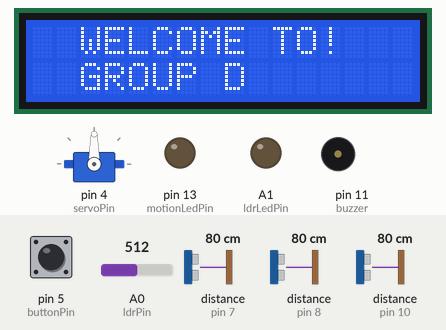
Bench run of a sketch on a simulated Arduino Uno, built with avr-gcc and run on an emulated ATmega328P. Shown: servo, 16×2 character LCD, output pins drawn as LEDs (lit = HIGH), buzzer (waves = sounding). Wiring (inferred from the names in the program): 3 × ultrasonic range finder: trigger pin 6, echo pin 7 / trigger pin 9, echo pin 8 / trigger pin 12, echo pin 10. Inputs (shaded band) come from the test bench; at power-on: distance to the obstacle (sensors on pin 7, pin 10, pin 8) 80 cm, A0 (ldrPin) = 512, pin 5 (buttonPin) HIGH. The echo pulse lasts 58.3 µs per cm; the modem accepts every AT command (registered, SIM ready, sends succeed) and sends nothing else; pins used as bus, display or sensor lines are not drawn; what the sketch prints to the serial monitor is not drawn.

Above: at 4.2 s.
At 10.3 s:
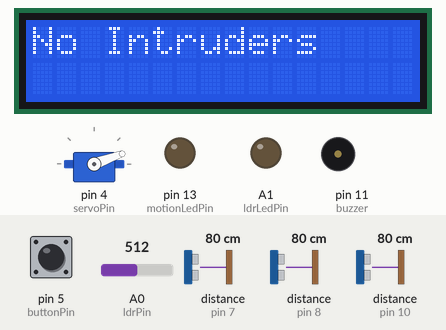
10.4 s: distance to the obstacle (sensor on pin 7) set to 8 cm
11.9 s: distance to the obstacle (sensor on pin 7) set to 5 cm
At 13.6 s:
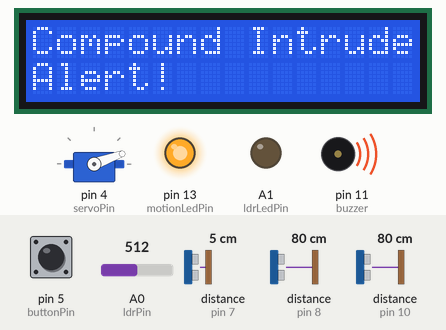
15.2 s: distance to the obstacle (sensor on pin 10) set to 2 cm
At 17.9 s:
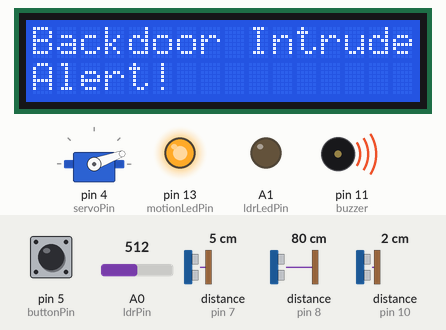
18.5 s: A0 (ldrPin) set to 314
21.8 s: A0 (ldrPin) set to 286
At 24.5 s:
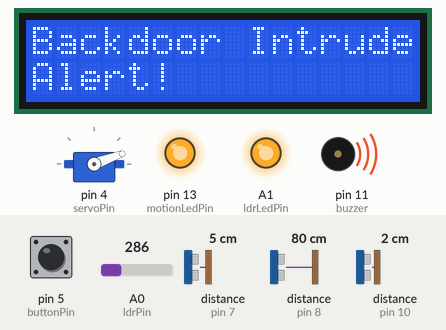
24.8 s: pin 5 (buttonPin) pulled LOW for 1 s
At 28.3 s:
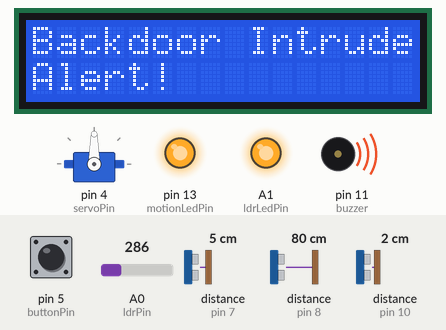
Timing chart, 0 to 29.8 s (numbered marks = the images above; inputs shaded):
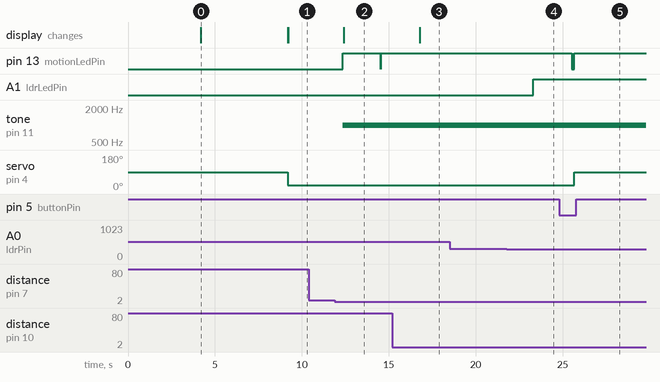

The sketch:

final_productS.ino
```cpp
#include <SoftwareSerial.h>
#include <Servo.h>
#include <LiquidCrystal_I2C.h>

// Create software serial object to communicate with SIM800L
SoftwareSerial mySerial(3, 2); // SIM800L Tx & Rx is connected to Arduino #3 & #2

// Define pin constants
const int motionLedPin = 13;   // LED for motion detection
const int inputPin = 8;        // PIR sensor
const int ldrLedPin = A1;      // LED for LDR
const int ldrPin = A0;         // LDR sensor
const int buttonPin = 5;       // Pushbutton pin
const int servoPin = 4;        // Servo pin
const int buzzer = 11;         // Buzzer pin
const int trigPin1 = 12;       // Ultrasonic sensor 1 trig pin
const int echoPin1 = 10;       // Ultrasonic sensor 1 echo pin
const int trigPin2 = 6;        // Ultrasonic sensor 2 trig pin
const int echoPin2 = 7;        // Ultrasonic sensor 2 echo pin
const int trigPin3 = 9;        // Ultrasonic sensor 3 trig pin
const int echoPin3 = 8;        // Ultrasonic sensor 3 echo pin

// Initialize variables
int pirState = LOW;            // Start assuming no motion detected
int val = 0;                   // Variable for reading PIR sensor status
int ldrStatus = 0;             // Variable for reading LDR sensor status
int counter = 0;               // Counter for button presses
long duration1, duration2, duration3;
int distance1, distance2, distance3;
const int safetyDistance = 5;  // Safety distance in cm

Servo servo;                   // Create Servo object
LiquidCrystal_I2C lcd(0x27, 16, 2);  // Set the LCD address to 0x27 for a 16 chars and 2 line display

void setup() {
  // Initialize pins
  pinMode(motionLedPin, OUTPUT);  // Declare motion detection LED as output
  pinMode(inputPin, INPUT);       // Declare PIR sensor as input
  pinMode(ldrLedPin, OUTPUT);     // Declare LDR LED as output
  pinMode(ldrPin, INPUT);         // Declare LDR sensor as input
  pinMode(buttonPin, INPUT);      // Declare button as input
  pinMode(buzzer, OUTPUT);        // Declare buzzer as output
  pinMode(trigPin1, OUTPUT);      // Declare ultrasonic sensor 1 trig pin as output
  pinMode(echoPin1, INPUT);       // Declare ultrasonic sensor 1 echo pin as input
  pinMode(trigPin2, OUTPUT);      // Declare ultrasonic sensor 2 trig pin as output
  pinMode(echoPin2, INPUT);       // Declare ultrasonic sensor 2 echo pin as input
  pinMode(trigPin3, OUTPUT);      // Declare ultrasonic sensor 3 trig pin as output
  pinMode(echoPin3, INPUT);       // Declare ultrasonic sensor 3 echo pin as input

  // Attach the servo
  servo.attach(servoPin);

  // Begin serial communication with Arduino and Arduino IDE (Serial Monitor)
  Serial.begin(9600);

  // Begin serial communication with Arduino and SIM800L
  mySerial.begin(9600);

  Serial.println("Initializing...");
  delay(1000);

  // Handshake with SIM800L
  mySerial.println("AT"); // Once the handshake test is successful, it will return OK
  updateSerial();

  // Configure SIM800L in TEXT mode
  mySerial.println("AT+CMGF=1");
  updateSerial();

  // Configure how newly arrived SMS messages should be handled
  mySerial.println("AT+CNMI=1,2,0,0,0");
  updateSerial();

  // Send an initial SMS
  sendSMS("+256741539324", "System initialized. Monitoring started.");

  // Initialize the LCD
  lcd.init();
  lcd.clear();
  lcd.backlight(); // Make sure backlight is on

  // Print a welcome message on the LCD
  lcd.setCursor(2, 0); // Set cursor to character 2 on line 0
  lcd.print("WELCOME TO!");
  lcd.setCursor(2, 1); // Move cursor to character 2 on line 1
  lcd.print("GROUP D");
  delay(5000); // Display the welcome message for 5 seconds
  lcd.clear(); // Clear the screen
}

void loop() {
  // Motion detection
  val = digitalRead(inputPin);  // Read input value from PIR sensor

  if (val == HIGH) {            // Check if the input is HIGH
    digitalWrite(motionLedPin, HIGH); // Turn motion detection LED ON

    if (pirState == LOW) {
      Serial.println("⚠️ Intruder Alert ⚠️ | ensubga019@gmail.com!"); // Print on output change
      pirState = HIGH;
      sendSMS("+256741539324", "⚠️ Intruder Alert ⚠️ | ensubga019@gmail.com!"); // Send SMS on motion detected
    }
  } else {
    digitalWrite(motionLedPin, LOW);  // Turn motion detection LED OFF

    if (pirState == HIGH) {
      Serial.println("Motion ended!");  // Print on output change
      pirState = LOW;
      sendSMS("+256741539324", "Motion ended!"); // Send SMS on motion ended
    }
  }

  // LDR sensor detection
  ldrStatus = analogRead(ldrPin); // Read LDR sensor value

  if (ldrStatus <= 300) { // Check if LDR sensor detects darkness
    digitalWrite(ldrLedPin, HIGH); // Turn LDR LED ON
    Serial.println("LDR is DARK, LED is ON");
  } else {
    digitalWrite(ldrLedPin, LOW); // Turn LDR LED OFF
    Serial.println("---------------");
  }

  // Servo control with pushbutton
  int buttonState = digitalRead(buttonPin); // Read button state

  if (buttonState == LOW) { // Button pressed
    counter++;
    delay(150); // Debounce delay
  }

  if (counter == 0)
    servo.write(20);  // Zero degrees
  else if (counter == 1)
    servo.write(90);  // 90 degrees
  else if (counter == 2)
    servo.write(150); // 150 degrees
  else if (counter == 3)
    servo.write(180); // 180 degrees
  else
    counter = 0; // Reset counter and servo position

  // Ultrasonic sensor distance measurement
  distance1 = measureDistance(trigPin1, echoPin1); // Measure distance for sensor 1 (Backdoor)
  distance2 = measureDistance(trigPin2, echoPin2); // Measure distance for sensor 2 (Compound)
  distance3 = measureDistance(trigPin3, echoPin3); // Measure distance for sensor 3 (Maindoor)

  // Check distances and take appropriate action
  if (distance1 <= safetyDistance) {
    displayAlert("Backdoor");
    sendSMS("+256741539324", "Intruder detected at Backdoor!");
  } else if (distance2 <= safetyDistance) {
    displayAlert("Compound");
    sendSMS("+256741539324", "Intruder detected in Compound!");
  } else if (distance3 <= safetyDistance) {
    displayAlert("Maindoor");
    sendSMS("+256741539324", "Intruder detected at Maindoor!");
  } else {
    clearAlert();
  }

  // Print distances on the Serial Monitor
  Serial.print("Distance1: ");
  Serial.print(distance1);
  Serial.print(" cm, Distance2: ");
  Serial.print(distance2);
  Serial.print(" cm, Distance3: ");
  Serial.println(distance3);
  delay(100);

  updateSerial(); // Update serial communication
}

// Function to measure distance
int measureDistance(int trigPin, int echoPin) {
  long duration;
  int distance;

  // Clears the trigPin
  digitalWrite(trigPin, LOW);
  delayMicroseconds(2);

  // Sets the trigPin on HIGH state for 10 microseconds
  digitalWrite(trigPin, HIGH);
  delayMicroseconds(10);
  digitalWrite(trigPin, LOW);

  // Reads the echoPin, returns the sound wave travel time in microseconds
  duration = pulseIn(echoPin, HIGH);

  // Calculating the distance
  distance = duration * 0.034 / 2;

  return distance;
}

// Function to display alert
void displayAlert(String location) {
  tone(buzzer, 1000);  // Produce a 1kHz tone on the passive buzzer
  digitalWrite(motionLedPin, HIGH);
  lcd.clear();
  lcd.setCursor(0, 0); // Set cursor to character 0 on line 0
  lcd.print(location + " Intruder");
  lcd.setCursor(0, 1); // Set cursor to character 0 on line 1
  lcd.print("Alert!");
}

// Function to clear alert
void clearAlert() {
  noTone(buzzer);  // Stop the tone
  digitalWrite(motionLedPin, LOW);
  lcd.clear();
  lcd.setCursor(0, 0); // Set cursor to character 0 on line 0
  lcd.print("No Intruders");
}

// Function to send SMS
void sendSMS(const char* number, const char* message) {
  mySerial.println("AT+CMGS=\"" + String(number) + "\""); // Send SMS to the specified number
  updateSerial();
  mySerial.print(message); // SMS content
  updateSerial();
  mySerial.write(26); // ASCII code for Ctrl+Z to send the message
  updateSerial();
}

// Function to update serial communication
void updateSerial() {
  delay(500);
  while (Serial.available()) {
    mySerial.write(Serial.read()); // Forward what Serial received to Software Serial Port
  }
  while (mySerial.available()) {
    Serial.write(mySerial.read()); // Forward what Software Serial received to Serial Port
  }
}
```

Measured:
- the behaviour switches between 7 and 6 cm on distance to the obstacle (sensor on pin 7) (found by bisection; images 1 and 2)
- the behaviour switches between 301 and 300 on A0 (ldrPin) (found by bisection; images 3 and 4)
- after the input at 10.4 s, every drawn part: stays the same
- after the input at 11.9 s, pin 13 (motionLedPin): LOW → HIGH after 0.45 s, → LOW 2.2 s later, → HIGH 0.01 s later; tone on pin 11 (buzzer): silent → 1000 Hz after 0.45 s; the display: changes after 0.50 s (image 2)
- after the input at 15.2 s, pin 13 (motionLedPin): stays HIGH (without the input it goes to LOW after 1.5 s); the display: changes after 1.6 s (image 3)
- after the input at 21.8 s, A1 (ldrLedPin): LOW → HIGH after 1.5 s
- after the input at 24.8 s, pin 13 (motionLedPin): HIGH → LOW after 0.72 s, → HIGH 0.16 s later; servo on pin 4 (servoPin): 20° → 90° after 0.87 s
- what the display in image 0 shows lasts 5.0 s, from 4.2 s to 9.2 s
